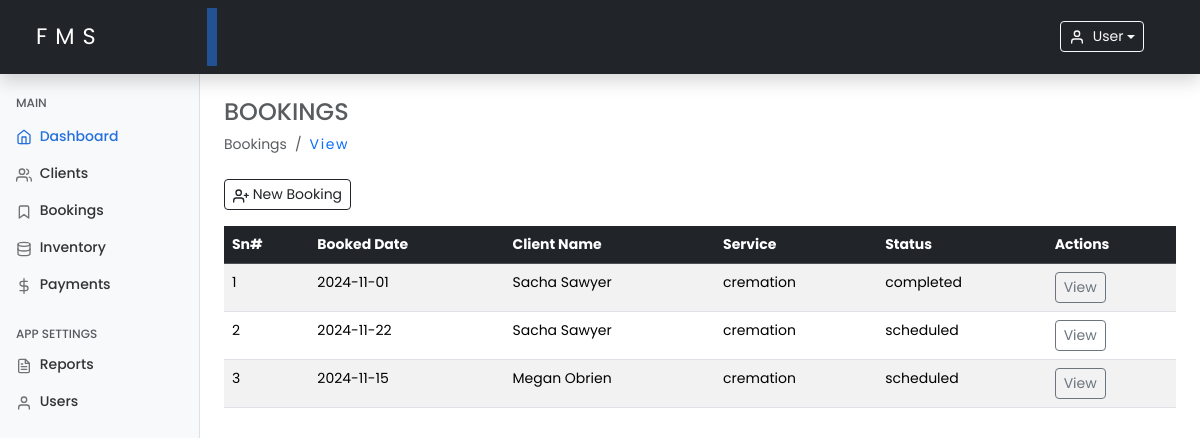
/bookings.php (signed in), run on the app's committed database.
### tables this page shows
CREATE TABLE `bookings` (
  `id` int(11) NOT NULL,
  `client_id` varchar(100) NOT NULL,
  `deceased_name` varchar(100) NOT NULL,
  `service_type` enum('burial','cremation','other') DEFAULT 'burial',
  `schedule_date` date NOT NULL,
  `vehicle_type` varchar(150) DEFAULT NULL,
  `request` varchar(255) DEFAULT NULL,
  `status` enum('scheduled','completed') DEFAULT 'scheduled',
  `created_at` timestamp NOT NULL DEFAULT current_timestamp(),
  `updated_at` timestamp NOT NULL DEFAULT current_timestamp() ON UPDATE current_timestamp()
);

CREATE TABLE `clients` (
  `id` int(11) NOT NULL,
  `client_name` varchar(100) NOT NULL,
  `client_phone` varchar(20) NOT NULL,
  `client_email` varchar(100) DEFAULT NULL,
  `client_address` varchar(255) DEFAULT NULL,
  `deceased_name` varchar(100) NOT NULL,
  `deceased_age` int(3) NOT NULL,
  `deceased_date_of_death` date NOT NULL,
  `deceased_cause` enum('natural','sickness','accident','other') NOT NULL,
  `deceased_gender` enum('male','female','other') NOT NULL,
  `created_at` timestamp NOT NULL DEFAULT current_timestamp(),
  `updated_at` timestamp NOT NULL DEFAULT current_timestamp() ON UPDATE current_timestamp()
);

### includes/functions.php (called while the page is built, shortened)
<?php
require_once 'config.php';
function getBookings()
{
    global $conn;
    $query = "SELECT b.id, c.deceased_name AS client_name, b.service_type, b.schedule_date, b.status
              FROM bookings b
              JOIN clients c ON b.client_id = c.id";
    $result = $conn->query($query);
    $bookings = [];
    while ($row = $result->fetch_assoc()) {
        $bookings[] = $row;
    }
    return $bookings;
}

### bookings.php (the view, shortened to what this page needs)
<?php
require_once "./includes/functions.php";
$bookings = getBookings();
include './includes/header.php';
include './includes/sidebar.php';
?>
<main class="col-md-9 ms-sm-auto col-lg-10 px-md-4 mt-2">
    <h4 class="text-muted text-uppercase mt-3">Bookings</h4>
    <ol class="breadcrumb mb-2">
        <li class="breadcrumb-item active">Bookings</li>
        <li class="breadcrumb-item"><a href="./bookings.php" class="text-decoration-none">View</a></li>
    </ol>
    <div class="d-flex justify-content-start flex-wrap flex-md-nowrap align-items-center pt-3 pb-2 mb-2 border-bottom-none">
        <button type="button" class="btn btn-sm btn-outline-dark me-5" data-bs-toggle="modal" data-bs-target="#staticBackdrop">
            <span data-feather="user-plus"></span>&nbsp;New Booking
        </button>
    </div>
    <div class="table-responsive">
        <table class="table table-striped table-hover table-lg">
            <thead class="table-dark">
                <tr>
                    <th>Sn#</th>
                    <th>Booked Date</th>
                    <th>Client Name</th>
                    <th>Service</th>
                    <th>Status</th>
                    <th>Actions</th>
                </tr>
            </thead>
            <tbody>
                <?php if (empty($bookings)): ?>
                    <tr>
                        <td colspan="6" class="text-center text-danger">No bookings found.</td>
                    </tr>
                <?php else: ?>
                    <?php foreach ($bookings as $index => $booking): ?>
                        <tr>
                            <td><?php echo $index + 1; ?></td>
                            <td><?php echo htmlspecialchars($booking['schedule_date']); ?></td>
                            <td><?php echo htmlspecialchars($booking['client_name']); ?></td>
                            <td><?php echo htmlspecialchars($booking['service_type']); ?></td>
                            <td><?php echo htmlspecialchars($booking['status']); ?></td>
                            <td><a href="viewBooking.php?id=<?php echo $booking['id']; ?>" class="btn btn-sm btn-outline-secondary">View</a></td>
                        </tr>
                    <?php endforeach; ?>
                <?php endif; ?>
            </tbody>
        </table>
    </div>
</main>
<?php include './includes/footer.php'; ?>

### assets/css/dashboard.css (style rules this page uses)
* { margin: 0; padding: 0; box-sizing: border-box; }
body { font-size: .875rem; font-family: "Poppins", sans-serif; }
.feather { width: 16px; height: 16px; vertical-align: text-bottom; }

### includes/header.php (style rules this page uses)
.active { background-color: transparent !important; }
.text-decoration-none { font-weight: 400; letter-spacing: 0.1rem; text-decoration: none !important; }

### data on the page
bookings: schedule_date "2024-11-01", client.deceased_name "Sacha Sawyer", service_type "cremation", status "completed"
bookings: schedule_date "2024-11-22", client.deceased_name "Sacha Sawyer", service_type "cremation", status "scheduled"
bookings: schedule_date "2024-11-15", client.deceased_name "Megan Obrien", service_type "cremation", status "scheduled"

### other printed values
$_SESSION['username'] "User"
